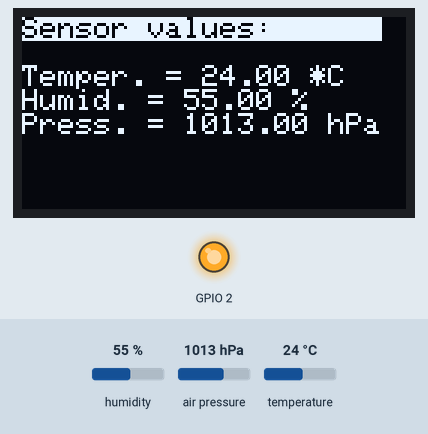
Simulated run of this sketch. Board: ESP8266 (NodeMCU). Shown: 128×64 one-colour display, output pins drawn as LEDs (lit = HIGH). The inputs (shaded band) are chosen by the test bench; at power-on: humidity 55 %, air pressure 1013 hPa, temperature 24 °C. WiFi joins after 1.5 s; servers stay silent unless stated; the display library's start-up logo is not drawn; not simulated (calls return 0 or success): arduino_secrets.h; what the sketch prints to the serial monitor is not drawn.

Above: at 4.7 s.
4.8 s: humidity set to 22 %
At 6.1 s:
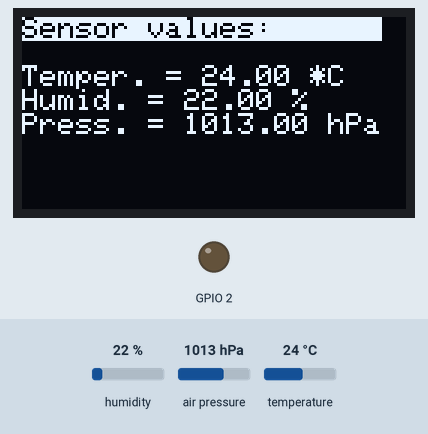
10.8 s: air pressure set to 952 hPa
At 13.1 s:
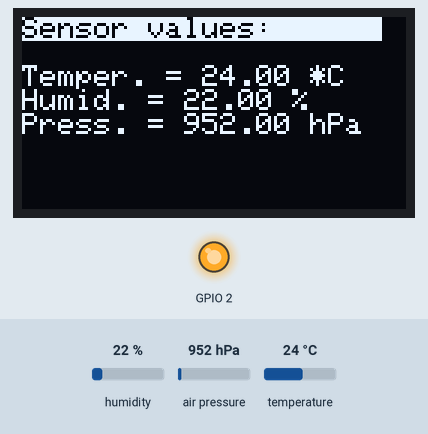
15.4 s: temperature set to 12 °C
At 16.6 s:
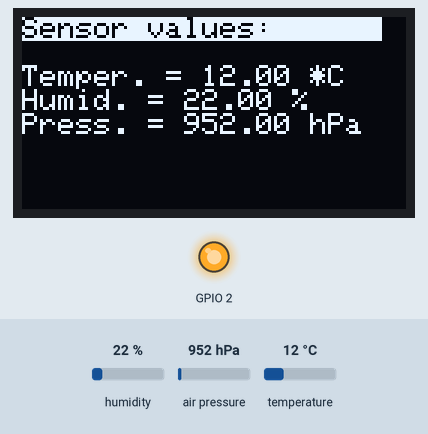
19.5 s: humidity set to 40 %
At 21.2 s:
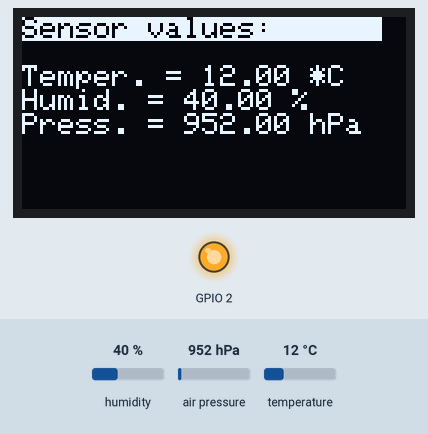
23.6 s: air pressure set to 975 hPa
At 24.7 s:
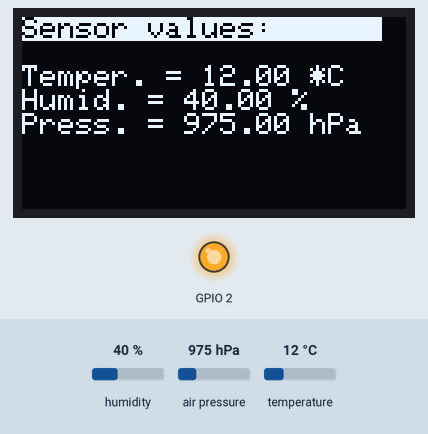
Timing chart, 0 to 28.7 s (numbered marks = the images above; inputs shaded):
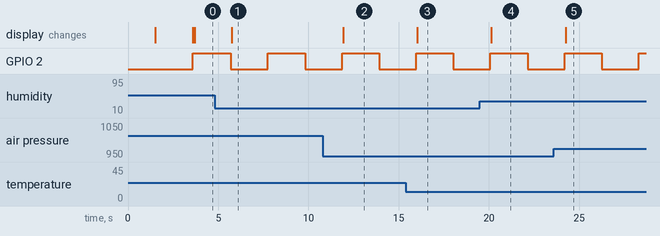

The sketch:

Temperature_Udine_aug15a.ino
```cpp
#include "arduino_secrets.h"
#include "thingProperties.h"

unsigned long delayTime;

void setup() {
  // Initialize serial and wait for port to open:
  Serial.begin(9600);
  // This delay gives the chance to wait for a Serial Monitor without blocking if none is found
  delay(1500);

  Serial.println("");
  Serial.println("Serial STARTED!");

  displayInit();

  String text_[NUMBER_OF_RAWS_DISPLAIED] = {"Initializing...", "", "", "", ""};
  displayText(text_);


  Serial.println("-- Display Init OK --");

  // Defined in thingProperties.h
  initProperties();

  // Connect to Arduino IoT Cloud
  ArduinoCloud.begin(ArduinoIoTPreferredConnection);

  bool status;

  // default settings
  // (you can also pass in a Wire library object like &Wire2)
  status = bme.begin(SENSOR_TEMP_ADDRESS);
  if (!status) {
    Serial.println("Could not find a valid BME280 sensor, check wiring!");
    while (1);
  }

  Serial.println("-- Sensor communication Init OK --");
  delayTime = 2000;

  Serial.println();

  /*
     The following function allows you to obtain more information
     related to the state of network and IoT Cloud connection and errors
     the higher number the more granular information you’ll get.
     The default is 0 (only errors).
     Maximum is 4
 */
  setDebugMessageLevel(3);
  ArduinoCloud.printDebugInfo();

  pinMode(LED_BUILTIN, OUTPUT);     // Initialize the LED_BUILTIN pin as an output
}

void loop() {
  //ArduinoCloud.update();

  blinkLed();

  printValues();
  delay(delayTime);

}

void printValues()
{
  ArduinoCloud.update();

  temp_1 = bme.readTemperature();
  String tempString = "Temper. = " + (String)temp_1 + " *C";
  Serial.println(tempString);

  press_1 = bme.readPressure() / 100.0F;
  String pressureString = "Press. = " + (String)press_1 + " hPa";
  Serial.println(pressureString);

  Serial.print("Approx. Altitude = ");
  Serial.print(bme.readAltitude(SEALEVELPRESSURE_HPA));
  Serial.println(" m");

  humid_1 = bme.readHumidity();
  String humidityString = "Humid. = " +  (String)humid_1 + " %";
  Serial.println(humidityString);

  Serial.println();

  String text__[NUMBER_OF_RAWS_DISPLAIED] = {"Sensor values:      ", "", tempString, humidityString, pressureString,"","",""};
  displayText(text__);
}

void blinkLed()
{
  unsigned long currentMillis = millis();
  if (ledState == HIGH && ((currentMillis - previousMillis) >= 2000))
  {
    ledState = LOW;
    digitalWrite(LED_BUILTIN, ledState);
    previousMillis = currentMillis;
  }

  if(ledState == LOW && ((currentMillis - previousMillis) >= 50))
  {
    ledState = HIGH;
    digitalWrite(LED_BUILTIN, ledState);
    previousMillis = currentMillis;
  }
}
```

thingProperties.h
```cpp
// Code generated by Arduino IoT Cloud, DO NOT EDIT.

#include <ArduinoIoTCloud.h>
#include <Arduino_ConnectionHandler.h>
#include <Wire.h>
#include <Adafruit_GFX.h>
#include <Adafruit_SSD1306.h>
#include <Adafruit_Sensor.h>
#include <Adafruit_BME280.h>

#define SENSOR_TEMP_ADDRESS 0x76
#define SCREEN_ADDRESS 0x3C ///< See datasheet for Address; 0x3D for 128x64, 0x3C for 128x32

#define SEALEVELPRESSURE_HPA (1011)
#define OLED_RESET     -1 // Reset pin # (or -1 if sharing Arduino reset pin)
#define SCREEN_WIDTH 128 // OLED display width, in pixels
#define SCREEN_HEIGHT 64 // OLED display height, in pixels
#define NUMBER_OF_RAWS_DISPLAIED 8

const char DEVICE_LOGIN_NAME[]  = "ac16d9bc-c2b8-48c7-9a7a-4dc5b19d16fb";

const char SSID[]               = SECRET_SSID;    // Network SSID (name)
const char PASS[]               = SECRET_PASS;    // Network password (use for WPA, or use as key for WEP)
const char DEVICE_KEY[]         = SECRET_DEVICE_KEY;    // Secret device password

//const int LEDPIN =  2;// the number of the LED pin
const long INTERVAL = 1000;           // interval at which to blink (milliseconds)


float humid_1;
float temp_1;
CloudPressure press_1;

float temp;
int humidity;
unsigned long previousMillis = 0;        // will store last time LED was updated
int ledState = LOW;             // ledState used to set the LED

//Temperature sensor
Adafruit_BME280 bme; // I2C

//Display
Adafruit_SSD1306 display(SCREEN_WIDTH, SCREEN_HEIGHT, &Wire, OLED_RESET);

void initProperties(){

  ArduinoCloud.setBoardId(DEVICE_LOGIN_NAME);
  ArduinoCloud.setSecretDeviceKey(DEVICE_KEY);
  ArduinoCloud.addProperty(humid_1, READ, ON_CHANGE, NULL, 1);
  ArduinoCloud.addProperty(temp_1, READ, ON_CHANGE, NULL);
  ArduinoCloud.addProperty(press_1, READ, ON_CHANGE, NULL, 50);

}

WiFiConnectionHandler ArduinoIoTPreferredConnection(SSID, PASS);

void displayInit ()
{
  if(!display.begin(SSD1306_SWITCHCAPVCC, SCREEN_ADDRESS)) {
    Serial.println(F("SSD1306 allocation failed"));
    for(;;); // Don't proceed, loop forever
  }
  display.display();
  delay(2000); // Pause for 2 seconds

  // Clear the buffer
  display.clearDisplay();
}

void displayText (String text[])
{
  display.clearDisplay();
  display.setTextSize(1);
  display.setCursor(0,0);
  //display.setTextColor(SSD1306_WHITE, SSD1306_BLACK);

  for(int i = 0; i < NUMBER_OF_RAWS_DISPLAIED; i++)
  {
    if (i == 0)
      display.setTextColor(SSD1306_BLACK, SSD1306_WHITE);
    else
      display.setTextColor(SSD1306_WHITE, SSD1306_BLACK);

    display.println(text[i]);
  }
  display.display();
}
```

Measured:
- after the input at 4.8 s, the display: changes after 0.95 s (image 1)
- after the input at 10.8 s, the display: changes after 1.1 s (image 2)
- after the input at 15.4 s, the display: changes after 0.63 s (image 3)
- after the input at 19.5 s, the display: changes after 0.64 s (image 4)
- after the input at 23.6 s, the display: changes after 0.65 s (image 5)
